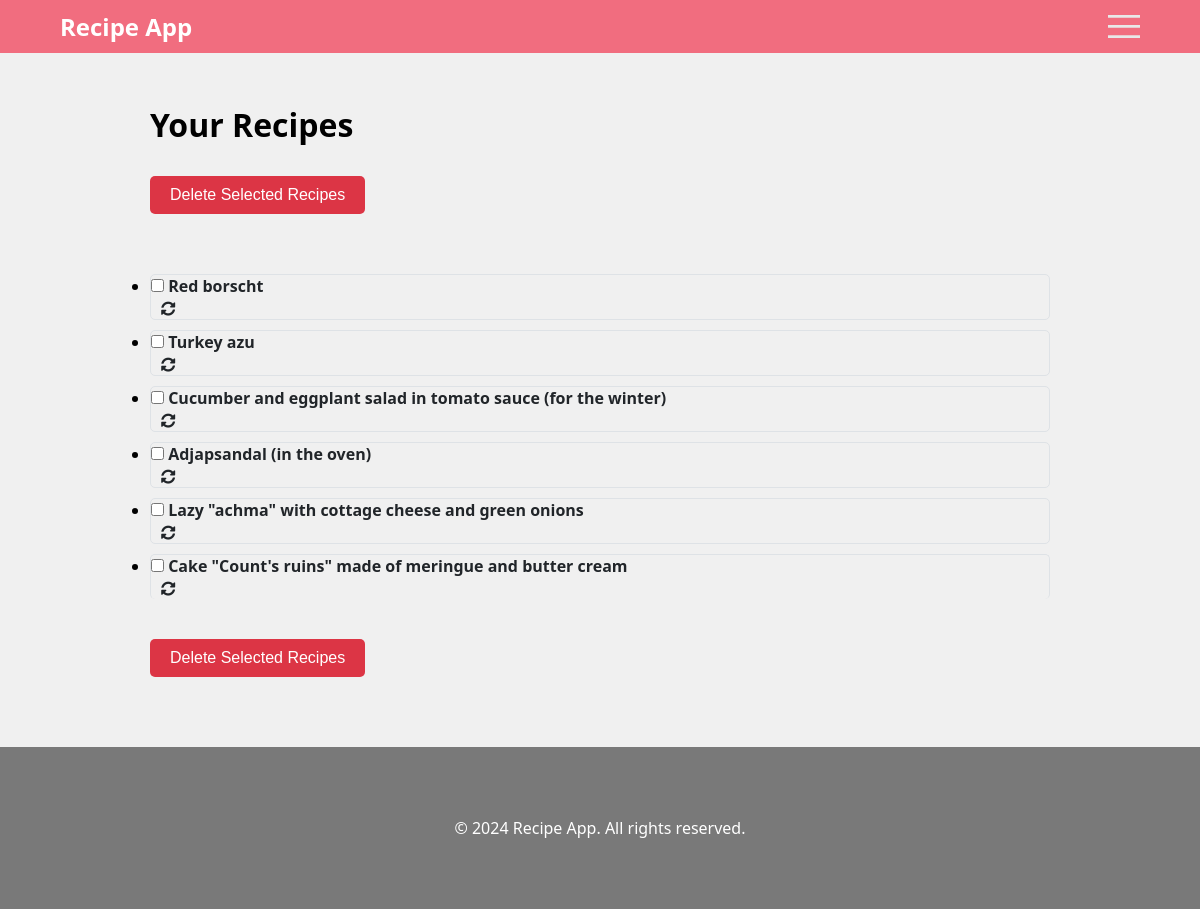
Screenshot of /my-recipes/ with the database file from the repository.
### recipes/models.py (models this page shows, shortened)
class Recipe(models.Model):
    title = models.CharField(max_length=100)
    description = models.TextField()
    category_choices = [
        ('Sauce', 'Sauce recipes'),
        ('Sweets', 'Sweets recipes'),
        ('Seasoning', 'Seasoning recipes'),
        ('Drink', 'Drink Recipes'),
        ('Marinade', 'Marinade recipes'),
        ('Dough', 'Recipes for dough products'),
        ('Snack', 'Snack Recipes'),
        ('Preparation', 'Preparation recipes'),
        ('Main course', 'Main course recipes'),
        ('First course', 'First course recipes'),
    ]
    category = models.CharField(max_length=100, choices=category_choices)
    cooking_time = models.CharField(max_length=50)
    image = models.ImageField(upload_to='recipe_images/')
    author = models.ForeignKey(settings.AUTH_USER_MODEL, on_delete=models.CASCADE)

### recipes/views.py (the view, shortened to what this page needs)
# urls.py: path('my-recipes/', UserRecipeListView.as_view(), name='user_recipe_list'),
class UserRecipeListView(ListView):
    model = Recipe
    template_name = 'recipes/user_recipe_list.html'
    context_object_name = 'recipes'

### recipes/templates/recipes/user_recipe_list.html (shortened to what this page needs)
{% extends 'recipes/base.html' %}
{% block content %}
    <div class="row">
        <div class="col">
            <h1 class="text-center mb-4">Your Recipes</h1>
            <form method="post" id="delete-recipes-form">
                <button type="button" id="delete-selected-recipes" class="btn btn-danger delete-button">Delete Selected Recipes</button>
                <ul class="list-group">
                    {% for recipe in recipes %}
                        <li class="list-group-item">
                            <div class="d-flex justify-content-between align-items-center">
                                <div>
                                    <input type="checkbox" name="selected_recipes" value="{{ recipe.pk }}">
                                    <a href="{% url 'recipe_detail' recipe.pk %}" class="recipe-link">{{ recipe.title }}</a>
                                </div>
                                <div class="btn-group" role="group" aria-label="Recipe Actions">
                                    <a href="{% url 'recipe_update' recipe.pk %}" class="btn btn-sm btn-primary update-button">
                                        <i class="fas fa-sync-alt"></i>
                                    </a>
                                </div>
                            </div>
                        </li>
                    {% empty %}
                        <li class="list-group-item">No recipes found.</li>
                    {% endfor %}
                </ul>
                <button type="button" id="delete-selected-recipes" class="btn btn-danger delete-button">Delete Selected Recipes</button>
            </form>
        </div>
    </div>
{% endblock %}

### static/css/styles.css (style rules this page uses)
* { margin: 0; padding: 0; }
body { font-family: 'Segoe UI', Tahoma, Geneva, Verdana, sans-serif; background-color: #f0f0f0; }
.list-group { margin-top: 40px; }
.list-group-item { border: none; border-bottom: 1px solid #dee2e6; }
.list-group-item:last-child { border-bottom: none; }
.btn-group { margin-left: auto; }
.list-group-item a { font-weight: bold; color: #212529; text-decoration: none; }
.btn-sm { font-size: 0.9rem; margin-left: 5px; }
.row { margin-top: 50px; }
.delete-button { margin-bottom: 20px; background-color: #dc3545; color: white; border: none; border-radius: 5px; padding: 10px 20px; font-size: 16px; cursor: pointer; transition: background-color 0.3s ease; margin-top: 30px; }
.list-group-item { border: 1px solid #dee2e6; border-radius: 5px; margin-bottom: 10px; }
.recipe-link { font-weight: bold; }
.update-button { margin-left: 10px; }

### rows the page displays
Recipe: title "Red borscht"
Recipe: title "Turkey azu"
Recipe: title "Cucumber and eggplant salad in tomato sauce (for the winter)"
Recipe: title "Adjapsandal (in the oven)"
Recipe: title "Lazy \"achma\" with cottage cheese and green onions"
Recipe: title "Cake \"Count's ruins\" made of meringue and butter cream"
